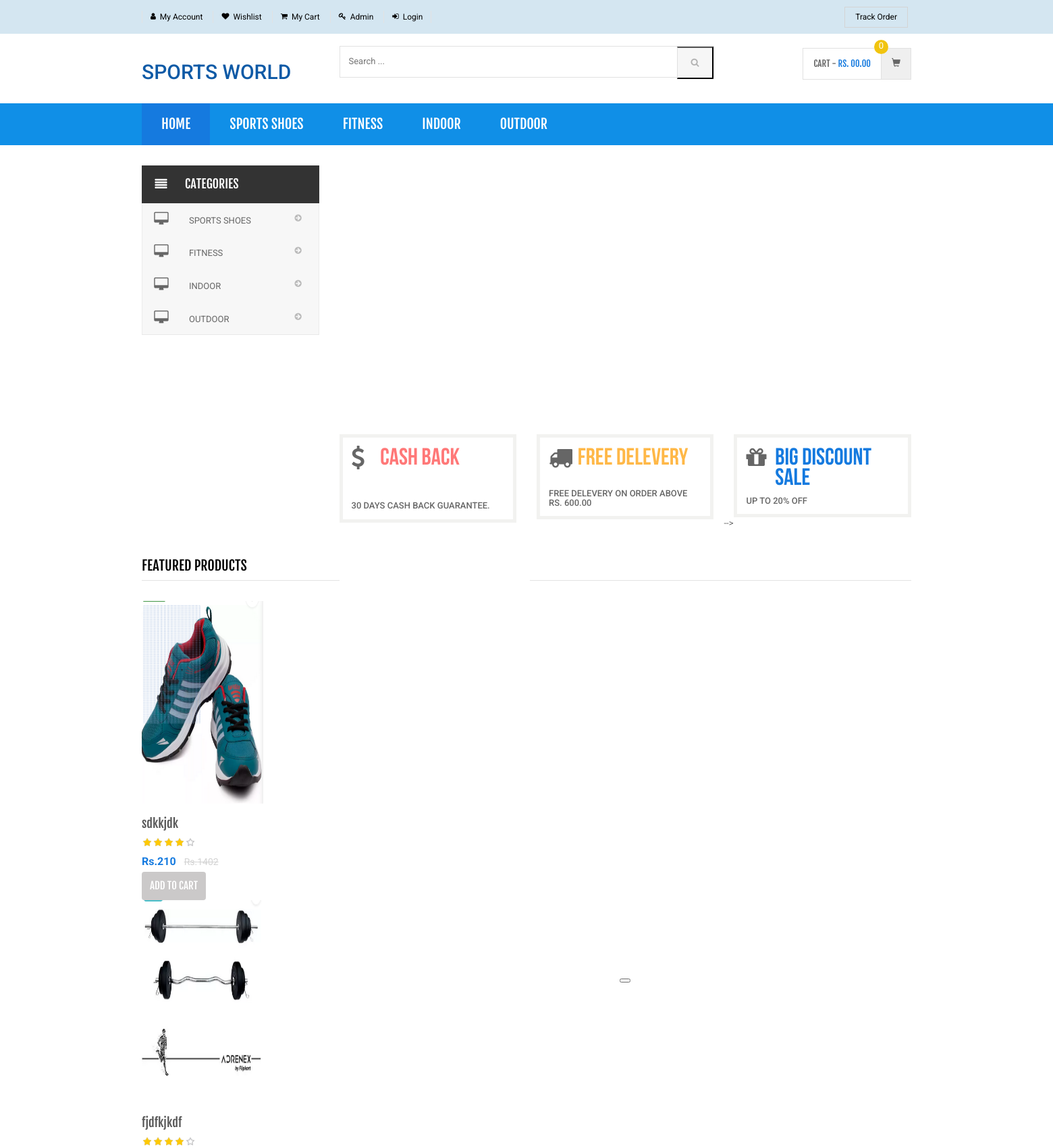
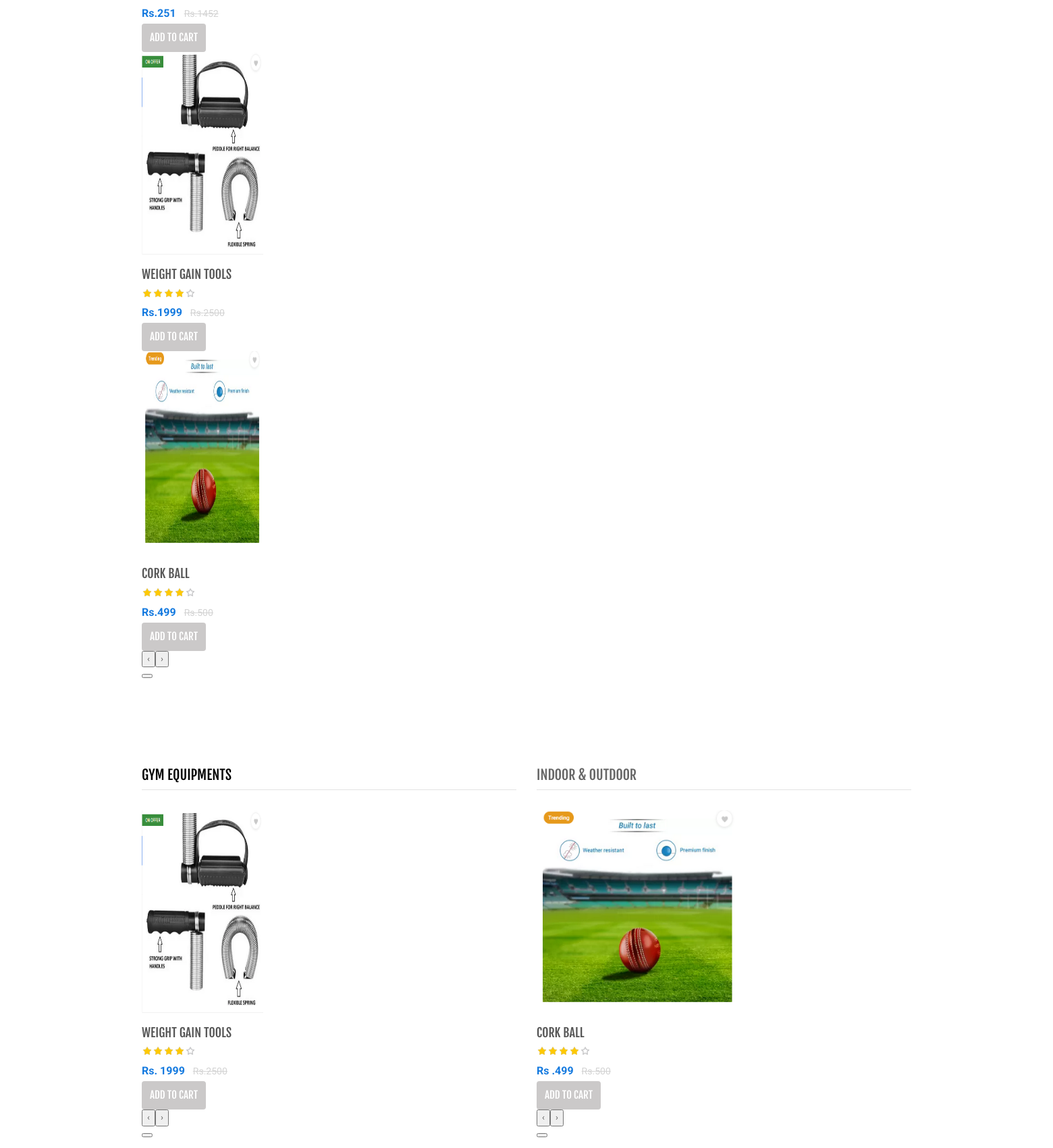
The page /shopping/index.php (upper part) on the database its author committed (2 pictures, top to bottom).
### tables this page shows
CREATE TABLE `category` (
  `id` int(11) NOT NULL,
  `categoryName` varchar(255) DEFAULT NULL,
  `categoryDescription` longtext DEFAULT NULL,
  `creationDate` timestamp NOT NULL DEFAULT current_timestamp(),
  `updationDate` varchar(255) DEFAULT NULL
);

CREATE TABLE `productimg` (
  `id` int(11) NOT NULL,
  `productImage1` varchar(255) DEFAULT NULL,
  `productImage2` varchar(255) DEFAULT NULL,
  `productImage3` varchar(255) DEFAULT NULL
);

CREATE TABLE `products` (
  `id` int(11) NOT NULL,
  `category` int(11) NOT NULL,
  `subCategory` int(11) DEFAULT NULL,
  `productName` varchar(255) DEFAULT NULL,
  `productCompany` varchar(255) DEFAULT NULL,
  `productPrice` int(11) DEFAULT NULL,
  `productPriceBeforeDiscount` int(11) DEFAULT NULL,
  `productDescription` longtext DEFAULT NULL,
  `shippingCharge` int(11) DEFAULT NULL,
  `productAvailability` varchar(255) DEFAULT NULL,
  `postingDate` timestamp NULL DEFAULT current_timestamp(),
  `updationDate` varchar(255) DEFAULT NULL
);

### shopping/index.php (the view, shortened to what this page needs)
<?php
include('includes/config.php');
?>
<!DOCTYPE html>
<html lang="en">
<head>
	<link rel="stylesheet" href="https://cdnjs.cloudflare.com/ajax/libs/twitter-bootstrap/3.2.0/css/bootstrap.min.css">
	<link rel="stylesheet" href="assets/css/main.css">
	<link rel="stylesheet" href="assets/css/green.css">
	<link rel="stylesheet" href="https://cdnjs.cloudflare.com/ajax/libs/owl-carousel/1.3.3/owl.carousel.css">
	<link rel="stylesheet" href="https://cdnjs.cloudflare.com/ajax/libs/owl-carousel/1.3.2/owl.transitions.css">
	<link href="assets/css/lightbox.css" rel="stylesheet">
	<link rel="stylesheet" href="assets/css/animate.min.css">
	<link rel="stylesheet" href="assets/css/rateit.css">
	<link rel="stylesheet" href="https://cdnjs.cloudflare.com/ajax/libs/bootstrap-select/1.6.2/css/bootstrap-select.min.css">
	<link rel="stylesheet" href="assets/css/config.css">
	<link href="assets/css/green.css" rel="alternate stylesheet" title="Green color">
	<link href="assets/css/blue.css" rel="alternate stylesheet" title="Blue color">
	<link href="assets/css/red.css" rel="alternate stylesheet" title="Red color">
	<link href="assets/css/orange.css" rel="alternate stylesheet" title="Orange color">
	<link href="assets/css/dark-green.css" rel="alternate stylesheet" title="Darkgreen color">
	<link rel="stylesheet" href="https://cdnjs.cloudflare.com/ajax/libs/font-awesome/4.2.0/css/font-awesome.min.css">
</head>
<body class="cnt-home">
	<header class="header-style-1">
		<?php include('includes/top-header.php'); ?>
		<?php include('includes/main-header.php'); ?>
		<?php include('includes/menu-bar.php'); ?>
	</header>
	<div class="body-content outer-top-xs" id="top-banner-and-menu">
		<div class="container">
			<div class="furniture-container homepage-container">
				<div class="row">
					<div class="col-xs-12 col-sm-12 col-md-3 sidebar">
						<?php include('includes/side-menu.php'); ?>
					</div>
					<div class="col-xs-12 col-sm-12 col-md-9 homebanner-holder">
						<div id="hero" class="homepage-slider3">
							<div id="owl-main" class="owl-carousel owl-inner-nav owl-ui-sm">
								<div class="full-width-slider">
									<div class="item" style="background-image: url(assets/images/sliders/s1.jpg);">
									</div>
								</div>
								<div class="full-width-slider">
									<div class="item full-width-slider" style="background-image: url(assets/images/sliders/s2.jpg);">
									</div>
								</div>
								<div class="full-width-slider">
									<div class="item" style="background-image: url(assets/images/sliders/s3.jpg);">
									</div>
								</div>
							</div>
						</div>
						<div class="info-boxes wow fadeInUp">
							<div class="info-boxes-inner">
								<div class="row">
									<div class="col-md-6 col-sm-4 col-lg-4">
										<div class="info-box">
											<div class="row">
												<div class="col-xs-2">
													<i class="icon fa fa-dollar"></i>
												</div>
												<div class="col-xs-10">
													<h4 class="info-box-heading red">CASH back</h4>
													<br>
													<br>
												</div>
											</div>
											<h6 class="text">30 Days CASH Back Guarantee.</h6>
										</div>
									</div>
									<div class="hidden-md col-sm-4 col-lg-4">
										<div class="info-box">
											<div class="row">
												<div class="col-xs-2">
													<i class="icon fa fa-truck"></i>
												</div>
												<div class="col-xs-10">
													<h4 class="info-box-heading orange">FREE DELEVERY</h4>
													<br>
												</div>
											</div>
											<h6 class="text">free delevery on order above Rs. 600.00</h6>
										</div>
									</div>
									<div class="col-md-6 col-sm-4 col-lg-4">
										<div class="info-box">
											<div class="row">
												<div class="col-xs-2">
													<i class="icon fa fa-gift"></i>
												</div>
												<div class="col-xs-10">
													<h4 class="info-box-heading green">Big discount Sale</h4>
												</div>
											</div>
											<h6 class="text"> Up to 20% off </h6>
										</div>
									</div>-->
								</div>
							</div>
						</div>
						<br>
						<br>
					</div>
				</div>
				<div id="product-tabs-slider" class="scroll-tabs inner-bottom-vs  wow fadeInUp">
					<div class="more-info-tab clearfix">
						<h3 class="new-product-title pull-left" style="color: black;">Featured Products</h3>
					</div>
					<div class="tab-content outer-top-xs">
						<div class="tab-pane in active" id="all">
							<div class="product-slider">
								<div class="owl-carousel home-owl-carousel custom-carousel owl-theme" data-item="4">
									<?php
									$ret = mysqli_query($con, "select * from products natural join productimg");
									while ($row = mysqli_fetch_array($ret)) {
										?>
										<div class="item item-carousel">
											<div class="products">
												<div class="product">
													<div class="product-image">
														<div class="image">
															<a href="product-details.php?pid=<?php echo htmlentities($row['id']); ?>">
																<img src="admin/attachments
/<?php echo htmlentities($row['id']); ?>/<?php echo htmlentities($row['productImage1']); ?>" data-echo="admin/productimages
/<?php echo htmlentities($row['id']); ?>/<?php echo htmlentities($row['productImage1']); ?>" width="180" height="300" alt=""></a>
														</div>
													</div>
													<div class="product-info text-left">
														<h3 class="name"><a href="product-details.php?pid=<?php echo htmlentities($row['id']); ?>"><?php echo htmlentities($row['productName']); ?></a></h3>
														<div class="rating rateit-small"></div>
														<div class="product-price">
															<span class="price">
																Rs.<?php echo htmlentities($row['productPrice']); ?> </span>
															<span class="price-before-discount">Rs.<?php echo htmlentities($row['productPriceBeforeDiscount']); ?> </span>
														</div>
													</div>
													<div class="action"><a href="index.php?page=product&action=add&id=<?php echo $row['id']; ?>" class="lnk btn btn-primary">Add to Cart</a></div>
												</div>
											</div>
										</div>
									<?php } ?>
								</div>
							</div>
						</div>
					</div>
				</div>
				<div class="sections prod-slider-small outer-top-small">
					<div class="row">
						<div class="col-md-6">
							<section class="section">
								<h3 class="section-title" style="color: black;">Gym Equipments</h3>
								<div class="owl-carousel homepage-owl-carousel custom-carousel outer-top-xs owl-theme" data-item="2">
									<?php
									$ret = mysqli_query($con, "select * from products natural join productimg where category=8");
									while ($row = mysqli_fetch_array($ret)) {
										?>
										<div class="item item-carousel">
											<div class="products">
												<div class="product">
													<div class="product-image">
														<div class="image">
															<a href="product-details.php?pid=<?php echo htmlentities($row['id']); ?>"><img src="admin/productimages
/<?php echo htmlentities($row['id']); ?>/<?php echo htmlentities($row['productImage1']); ?>" data-echo="admin/productimages
/<?php echo htmlentities($row['id']); ?>/<?php echo htmlentities($row['productImage1']); ?>" width="180" height="300"></a>
														</div>
													</div>
													<div class="product-info text-left">
														<h3 class="name"><a href="product-details.php?pid=<?php echo htmlentities($row['id']); ?>"><?php echo htmlentities($row['productName']); ?></a></h3>
														<div class="rating rateit-small"></div>
														<div class="product-price">
															<span class="price">
																Rs. <?php echo htmlentities($row['productPrice']); ?> </span>
															<span class="price-before-discount">Rs.<?php echo htmlentities($row['productPriceBeforeDiscount']); ?></span>
														</div>
													</div>
													<div class="action"><a href="index.php?page=product&action=add&id=<?php echo $row['id']; ?>" class="lnk btn btn-primary">Add to Cart</a></div>
												</div>
											</div>
										</div>
									<?php } ?>
								</div>
							</section>
						</div>
						<div class="col-md-6">
							<section class="section">
								<h3 class="section-title">Indoor & Outdoor</h3>
								<div class="owl-carousel homepage-owl-carousel custom-carousel outer-top-xs owl-theme" data-item="2">
									<?php
									$ret = mysqli_query($con, "select * from products natural join productimg where category=9 or category=10");
									while ($row = mysqli_fetch_array($ret)) {
										?>
										<div class="item item-carousel">
											<div class="products">
												<div class="product">
													<div class="product-image">
														<div class="image">
															<a href="product-details.php?pid=<?php echo htmlentities($row['id']); ?>"><img src="admin/productimages
/<?php echo htmlentities($row['id']); ?>/<?php echo htmlentities($row['productImage1']); ?>" data-echo="admin/productimages
/<?php echo htmlentities($row['id']); ?>/<?php echo htmlentities($row['productImage1']); ?>" width="300" height="300"></a>
														</div>
													</div>
													<div class="product-info text-left">
														<h3 class="name"><a href="product-details.php?pid=<?php echo htmlentities($row['id']); ?>"><?php echo htmlentities($row['productName']); ?></a></h3>
														<div class="rating rateit-small"></div>
														<div class="product-price">
															<span class="price">
																Rs .<?php echo htmlentities($row['productPrice']); ?> </span>
															<span class="price-before-discount">Rs.<?php echo htmlentities($row['productPriceBeforeDiscount']); ?></span>
														</div>
													</div>
													<div class="action"><a href="index.php?page=product&action=add&id=<?php echo $row['id']; ?>" class="lnk btn btn-primary">Add to Cart</a></div>
												</div>
											</div>
										</div>
									<?php } ?>
								</div>
							</section>
						</div>
					</div>
				</div>
				<section class="section featured-product inner-xs wow fadeInUp">
				</section>
			</div>
		</div>
</body>
</html>

### shopping/includes/menu-bar.php (shortened to what this page needs)
<div class="header-nav animate-dropdown" style="background:#108FE7;">
    <div class="container">
        <div class="yamm navbar navbar-default" role="navigation">
            <div class="nav-bg-class">
                <div class="navbar-collapse collapse" id="mc-horizontal-menu-collapse">
                    <div class="nav-outer">
                        <ul class="nav navbar-nav">
                            <li class="active dropdown yamm-fw">
                                <a href="index.php" data-hover="dropdown" class="dropdown-toggle">Home</a>
                            </li>
                            <?php $sql = mysqli_query($con, "select id,categoryName  from category limit 6");
                            while ($row = mysqli_fetch_array($sql)) {
                                ?>
                                <li class="dropdown yamm">
                                    <a href="category.php?cid=<?php echo $row['id']; ?>"> <?php echo $row['categoryName']; ?></a>
                                </li>
                            <?php } ?>
                        </ul>
                        <div class="clearfix"></div>
                    </div>
                </div>
            </div>
        </div>
    </div>
</div>

### shopping/includes/side-menu.php
<div class="side-menu animate-dropdown outer-bottom-xs">
    <div class="head"><i class="icon fa fa-align-justify fa-fw"></i> Categories</div>
    <nav class="yamm megamenu-horizontal" role="navigation">
        <ul class="nav">
            <li class="dropdown menu-item">
                <?php $sql = mysqli_query($con, "select id,categoryName  from category");
                while ($row = mysqli_fetch_array($sql)) {
                    ?>
                    <a href="category.php?cid=<?php echo $row['id']; ?>" class="dropdown-toggle"><i class="icon fa fa-desktop fa-fw"></i>
                        <?php echo $row['categoryName']; ?></a>
                <?php } ?>
            </li>
        </ul>
    </nav>
</div>

### shopping/assets/css/green.css (style rules this page uses)
a { color: #157ADF; }
.header-style-1 .header-nav { background: #157ADF; }
.cnt-home .header-style-1 .header-nav .navbar .navbar-nav > li.active { background: #157ADF; }
.info-box .info-box-heading.green { color: #157ADF; }
.product .product-info .product-price .price { color: #157ADF; }

### shopping/assets/css/lightbox.css (style rules this page uses)
body:after { content: url(../images/close.png) url(../images/loading.gif) url(../images/prev.png) url(../images/next.png); display: none; }

### shopping/assets/css/rateit.css (style rules this page uses)
.rateit { display: -moz-inline-box; display: inline-block; position: relative; -webkit-user-select: none; -khtml-user-select: none; -moz-user-select: none; -o-user-select: none; -ms-user-select: none; user-select: none; -webkit-touch-callout: none; }

### shopping/assets/css/blue.css (style rules this page uses)
a { color: #3498db; }
.header-style-1 .header-nav { background: #3498db; }
.cnt-home .header-style-1 .header-nav .navbar .navbar-nav > li.active { background: #1d6ca1; }
.info-box .info-box-heading.green { color: #3498db; }
.product .product-info .product-price .price { color: #3498db; }

### shopping/assets/css/red.css (style rules this page uses)
a { color: #ff6c6c; }
.header-style-1 .header-nav { background: #ff6c6c; }
.cnt-home .header-style-1 .header-nav .navbar .navbar-nav > li.active { background: #ff1a1a; }
.info-box .info-box-heading.green { color: #ff6c6c; }
.product .product-info .product-price .price { color: #ff6c6c; }

### shopping/assets/css/orange.css (style rules this page uses)
a { color: #f39c12; }
.header-style-1 .header-nav { background: #f39c12; }
.cnt-home .header-style-1 .header-nav .navbar .navbar-nav > li.active { background: #ab6c09; }
.info-box .info-box-heading.green { color: #f39c12; }
.product .product-info .product-price .price { color: #f39c12; }

### shopping/assets/css/dark-green.css (style rules this page uses)
a { color: #12cca7; }
.header-style-1 .header-nav { background: #12cca7; }
.cnt-home .header-style-1 .header-nav .navbar .navbar-nav > li.active { background: #157ADF; }
.info-box .info-box-heading.green { color: #12cca7; }
.product .product-info .product-price .price { color: #12cca7; }

### rows shown on the page
category: categoryName "SPORTS SHOES"
category: categoryName "FITNESS"
category: categoryName "INDOOR"
category: categoryName "OUTDOOR"
productimg: productImage1 (picture), id.productName "sdkkjdk", id.productPrice "210", id.productPriceBeforeDiscount "1402"
productimg: productImage1 (picture), id.productName "fjdfkjkdf", id.productPrice "251", id.productPriceBeforeDiscount "1452"
productimg: productImage1 (picture), id.productName "WEIGHT GAIN TOOLS", id.productPrice "1999", id.productPriceBeforeDiscount "2500"
productimg: productImage1 (picture), id.productName "CORK BALL", id.productPrice "499", id.productPriceBeforeDiscount "500"
